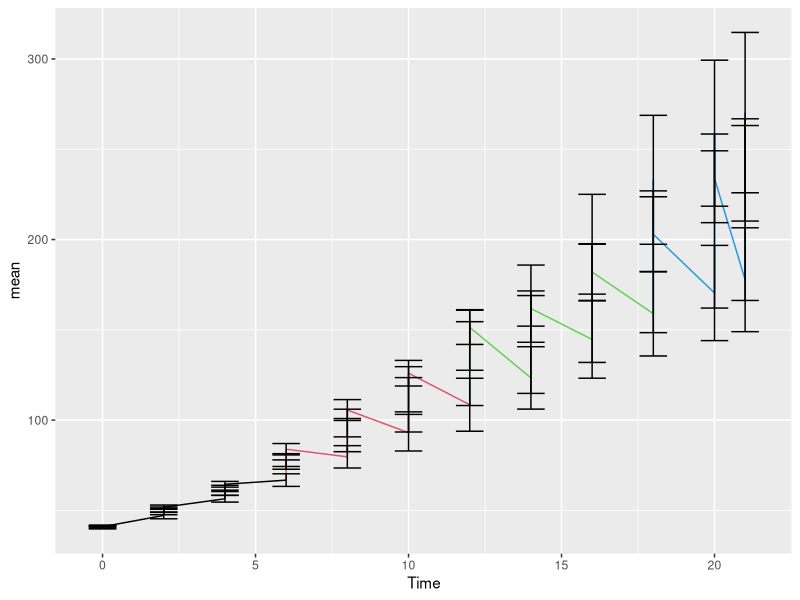
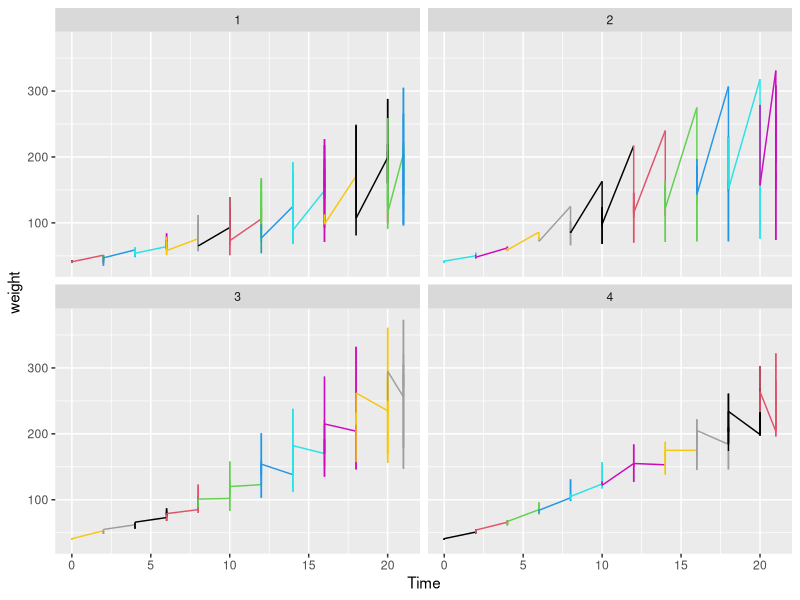
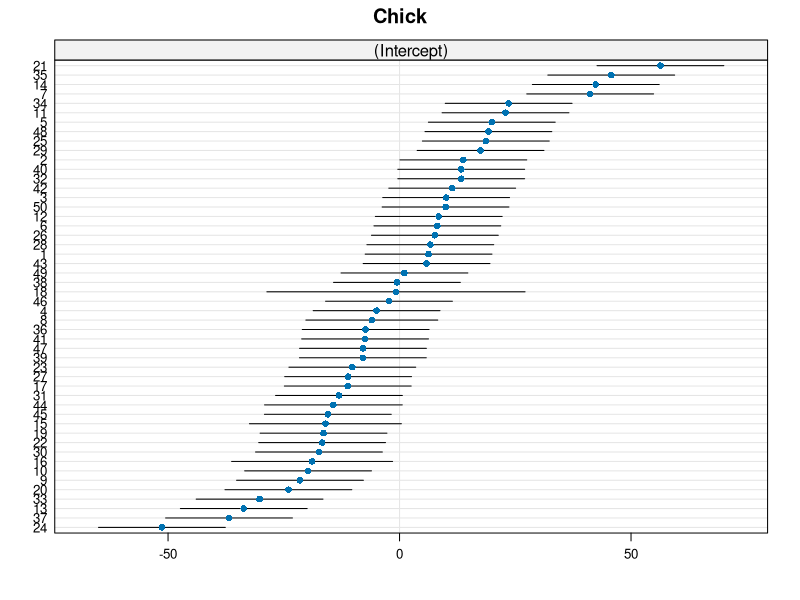

Reproduce these figures in R, in order. (Note: this script raises an error after producing the figures.)
### Stats with R Exercise sheet 8

##########################
# Linear Mixed Effects Models
##########################

## This exercise sheet contains the exercises that you will need to complete and 
## submit by 23:55 on Sunday, January 9. Write the code below the questions. 
## If you need to provide a written answer, comment this out using a hashtag (#). 
## Submit your homework via cms

## You need to provide a serious attempt to each exercise in order to have
## the assignment graded as complete.


## Please write below your (and your teammates) name, matriculation number. 
## Name:Senorita Rodricks
## Matriculation number: 7015445

## Name:Shahana Mogal
## Matriculation number: 7015588

## Name:Sneha Mariam Sam
## Matriculation number: 7015831


###########################################################################################
###########################################################################################
library(lme4)
library(lattice)
library(Matrix)
library(ggplot2)
library(dplyr)


#####################################################
### 1. Linear mixed model for chicken growth 
#####################################################

## a) We will first look at the dataset ChickWeight, which is already loaded in base R. Check out 
##  the help page of the data set to understand how the data was collected and look at the summary
help("ChickWeight")
summary(ChickWeight)
head(ChickWeight)

## b) Let's plot the data. We will first follow the strategy from sheet 4, i.e. 
##  1. group the data by Diet and Time and use summarise() to get the mean and se (se() as provided below)
##    of weight. Assign resulting data set to aggData
se = function(x){sd(x)/sqrt(length(x))}

aggData <- ChickWeight %>%
  group_by(Diet, Time) %>%
  summarize(mean = mean(weight, na.rm = TRUE), se = se(weight))

aggData

##  2. Create a line plot of aggData, plotting weight on the y axis, time on the x-axis and color by Diet. 
##    Also add errorbars (mean+/-1.96*se)

ggplot(aggData) +
  geom_line( aes(x=Time, y=mean), color=aggData$Diet) +
  geom_errorbar( aes(x=Time, ymin=mean-(1.96 * se), ymax=mean+(1.96 * se)))

## c) The above plot ignored that the data comes from a fixed set of chicks. Let's look at individual growth
##  by coloring by Chick instead of by Diet, but faceting by Diet (side by side). You have to use ChickWeight 
##  instead of aggData here! Also you don't need error bars, because you are not plotting the mean, but the
##  actual data

ggplot(ChickWeight) +
  geom_line( aes(x=Time, y=weight), color=ChickWeight$Chick) +
  facet_wrap(~Diet)

## d) What do you observe, looking at c?

## Looking at c, we observe that diet no. 2 and 3 have a more noticeable effect on chick weight,
## as compared to diet no. 1 and 4.

## e) We want to investigate whether the type of diet has an effect on the chick's growth, i.e. we are
##  looking for an interaction between time after birth and the diet type. Before running the model,
##  specify:
##  1) What fixed effect(s) do you enter into the model?

## Diet and Time are fixed effects because the observations are made at specific points of time 
## and the diet is already decided upon, hence no randomness is expected.

##  2) what random effect(s) should be included to account for the repeated measures structure of the data?

## Chick is the random effect that should be included. This is because the chicks 
## participating in the study may have different genetic compositions like faster or slower
## metabolism and thus causes a randomness.

##  3) In addition to random intercept(s), which random slope(s) should you add to get a maximal model?

## TODO

## f) Run the model you specified in e) using lmer() and assign it to chickmod

chickmod <- lmer(weight ~ Diet*Time + (1|Chick), data=ChickWeight)
chickmod

## g) Rerun the model leaving out the interaction between Time and Diet and assign it to chicknull

chicknull <- lmer(weight ~ Diet + (1|Chick), data=ChickWeight)
chicknull

## h) compare the two models using the anova() function, which performs a likelihood ratio test

anova(chickmod, chicknull)

## i) Report the p-value (from h) and the conclusion with respect to the research hypothesis

## j) The following code creates a plot of all chick specific intercepts and slopes. What do you see?
print(dotplot(ranef(chickmod,condVar=TRUE),  scales = list(x = list(relation = 'free')))[["Chick"]])


#####################################################
### 2. Random effect structures 
#####################################################

## a) Let's return to the lexdec data set and suppose, we want to look at effects of the word type of the 
## previously presented word (each subject saw a different randomized sequence) and effects of the complexity
## of the word itself, while taking into account the dependence between data points collected on the same 
## word and from the same subject. 
## Which of the following models has a maximal random effect structure given the experimental design?
## Motivate your choice.

m1 = lmer(RT ~ PrevType+ Complex+ (PrevType|Subject) + (Complex| Word), lexdec)
m2 = lmer(RT ~ PrevType+ Complex+ (PrevType+Complex|Subject) + (PrevType| Word), lexdec)
m3 = lmer(RT ~ PrevType+ Complex+ (PrevType+Complex|Subject) + (PrevType+Complex| Word), lexdec)
m4 = lmer(RT ~ PrevType+ Complex+ (Complex|Subject) + (PrevType| Word), lexdec)
m5 = lmer(RT ~ PrevType+ Complex+ (PrevType+Complex|Subject) + (1| Word), lexdec)


## b) You want to relate students' performance in the advanced algebra course in a summer school in Saarbrücken
##  to their final math grade in school. Performance is measured as the overall score in the final exam.
##  The summer school course has 200 participants, coming from 8 different partner Universities from all
##  over Germany. These 200 participants were randomly split into 10 tutorial groups, where each tutorial 
##  was held by a different tutor.
##  Given the design of your study, what random effects should you add to the model below?
##  Explain!!! If you want to, you can additionally add the random effects into the formula

## lmer(advancedalgebrascore ~ mathGrade, someData)

